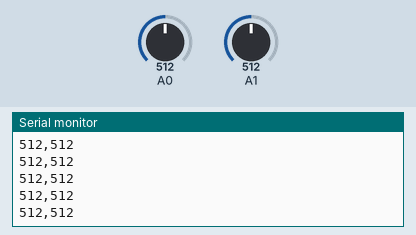
Simulated run of this sketch. Board: Arduino Uno, built with avr-gcc and run on an emulated ATmega328P. Parts: the last lines printed to the serial monitor. Inputs (shaded band) come from the test bench; at power-on: A0 = 512, A1 = 512.

Above: at 1.2 s.
1.3 s: A0 set to 986
At 2.1 s:
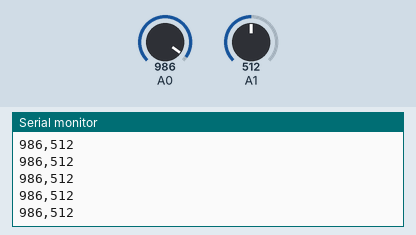
2.8 s: A0 set to 1016
At 3.8 s:
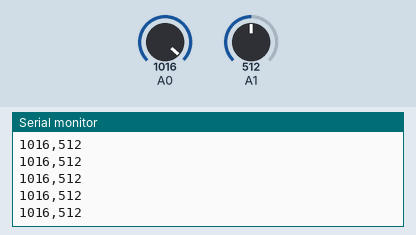
Timing chart, 0 to 5.8 s (numbered marks = the images above; inputs shaded):
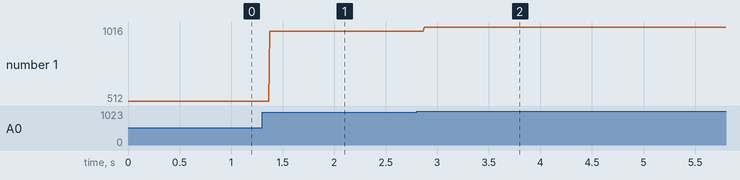

Measured:
- after the input at 1.3 s, the serial monitor: prints a new line after 0.08 s (image 1)
- after the input at 2.8 s, the serial monitor: prints a new line after 0.07 s (image 2)
- plotted number 1: 512 → 986 after the input at 1.3 s, 986 → 1016 after the input at 2.8 s

The sketch:

sketch_sep12a.ino
```cpp
int x_value;
int y_value;

void setup() {
  Serial.begin(9600);
  pinMode(A0, INPUT);
  pinMode(A1, INPUT);
}

void loop() {
  x_value = analogRead(A0);
  y_value = analogRead(A1);
  Serial.print(x_value);
  Serial.print(","); // カンマで区切る
  Serial.println(y_value);

}
```
